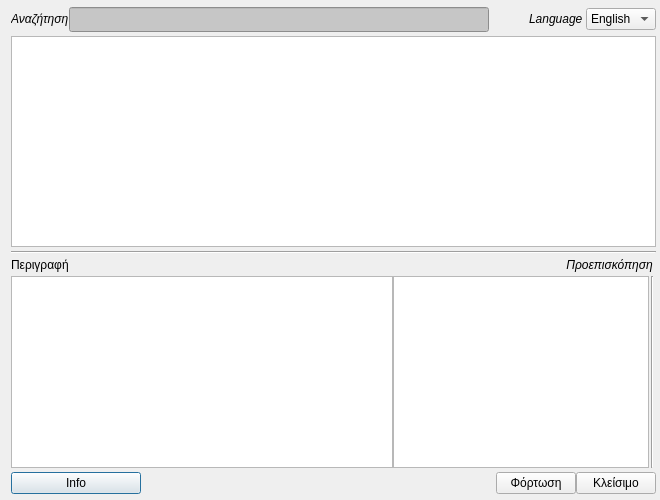
<?xml version="1.0" encoding="UTF-8"?>
<ui version="4.0">
 <class>GreekOpenDataDialogBase</class>
 <widget class="QDialog" name="GreekOpenDataDialogBase">
  <property name="geometry">
   <rect>
    <x>0</x>
    <y>0</y>
    <width>660</width>
    <height>500</height>
   </rect>
  </property>
  <property name="sizePolicy">
   <sizepolicy hsizetype="Fixed" vsizetype="Fixed">
    <horstretch>0</horstretch>
    <verstretch>0</verstretch>
   </sizepolicy>
  </property>
  <property name="minimumSize">
   <size>
    <width>660</width>
    <height>500</height>
   </size>
  </property>
  <property name="maximumSize">
   <size>
    <width>660</width>
    <height>500</height>
   </size>
  </property>
  <property name="windowTitle">
   <string>Greek Open Data</string>
  </property>
  <layout class="QGridLayout" name="gridLayout" rowstretch="0,1,0,0,0,0" columnstretch="1,0,0,0" rowminimumheight="0,0,0,0,0,0" columnminimumwidth="0,0,0,0">
   <property name="sizeConstraint">
    <enum>QLayout::SetDefaultConstraint</enum>
   </property>
   <property name="topMargin">
    <number>7</number>
   </property>
   <property name="rightMargin">
    <number>4</number>
   </property>
   <property name="bottomMargin">
    <number>6</number>
   </property>
   <property name="horizontalSpacing">
    <number>5</number>
   </property>
   <property name="verticalSpacing">
    <number>4</number>
   </property>
   <item row="5" column="0">
    <widget class="QPushButton" name="info_btn">
     <property name="text">
      <string>Info</string>
     </property>
    </widget>
   </item>
   <item row="3" column="0">
    <widget class="QLabel" name="desc_lbl">
     <property name="text">
      <string>&lt;html&gt;&lt;head/&gt;&lt;body&gt;&lt;p&gt;Περιγραφή&lt;/p&gt;&lt;/body&gt;&lt;/html&gt;</string>
     </property>
    </widget>
   </item>
   <item row="5" column="3">
    <layout class="QHBoxLayout" name="horizontalLayout_4">
     <item>
      <widget class="QPushButton" name="load_btn">
       <property name="enabled">
        <bool>true</bool>
       </property>
       <property name="sizePolicy">
        <sizepolicy hsizetype="Expanding" vsizetype="Fixed">
         <horstretch>0</horstretch>
         <verstretch>0</verstretch>
        </sizepolicy>
       </property>
       <property name="text">
        <string>Φόρτωση</string>
       </property>
      </widget>
     </item>
     <item>
      <widget class="QPushButton" name="close_btn">
       <property name="enabled">
        <bool>true</bool>
       </property>
       <property name="sizePolicy">
        <sizepolicy hsizetype="Expanding" vsizetype="Fixed">
         <horstretch>0</horstretch>
         <verstretch>0</verstretch>
        </sizepolicy>
       </property>
       <property name="text">
        <string>Κλείσιμο</string>
       </property>
      </widget>
     </item>
    </layout>
   </item>
   <item row="4" column="0" colspan="4">
    <layout class="QHBoxLayout" name="horizontalLayout_2">
     <item>
      <widget class="QTextEdit" name="textEdit"/>
     </item>
     <item>
      <widget class="QGraphicsView" name="graphicsView">
       <property name="sizePolicy">
        <sizepolicy hsizetype="Expanding" vsizetype="Expanding">
         <horstretch>0</horstretch>
         <verstretch>0</verstretch>
        </sizepolicy>
       </property>
       <property name="minimumSize">
        <size>
         <width>256</width>
         <height>192</height>
        </size>
       </property>
       <property name="maximumSize">
        <size>
         <width>256</width>
         <height>192</height>
        </size>
       </property>
      </widget>
     </item>
     <item>
      <spacer name="horizontalSpacer_5">
       <property name="orientation">
        <enum>Qt::Horizontal</enum>
       </property>
       <property name="sizeType">
        <enum>QSizePolicy::Fixed</enum>
       </property>
       <property name="sizeHint" stdset="0">
        <size>
         <width>2</width>
         <height>2</height>
        </size>
       </property>
      </spacer>
     </item>
     <item>
      <widget class="Line" name="line_2">
       <property name="orientation">
        <enum>Qt::Vertical</enum>
       </property>
      </widget>
     </item>
     <item>
      <spacer name="horizontalSpacer_4">
       <property name="orientation">
        <enum>Qt::Horizontal</enum>
       </property>
       <property name="sizeType">
        <enum>QSizePolicy::Fixed</enum>
       </property>
       <property name="sizeHint" stdset="0">
        <size>
         <width>2</width>
         <height>2</height>
        </size>
       </property>
      </spacer>
     </item>
    </layout>
   </item>
   <item row="1" column="0" colspan="4">
    <layout class="QHBoxLayout" name="horizontalLayout_5">
     <item>
      <widget class="QTableWidget" name="tableWidget">
       <property name="sizePolicy">
        <sizepolicy hsizetype="Expanding" vsizetype="Expanding">
         <horstretch>0</horstretch>
         <verstretch>0</verstretch>
        </sizepolicy>
       </property>
       <property name="minimumSize">
        <size>
         <width>0</width>
         <height>207</height>
        </size>
       </property>
       <property name="sizeIncrement">
        <size>
         <width>3</width>
         <height>5</height>
        </size>
       </property>
       <property name="selectionMode">
        <enum>QAbstractItemView::SingleSelection</enum>
       </property>
       <property name="selectionBehavior">
        <enum>QAbstractItemView::SelectRows</enum>
       </property>
      </widget>
     </item>
    </layout>
   </item>
   <item row="3" column="3">
    <widget class="QLabel" name="preview_lbl">
     <property name="text">
      <string>&lt;!DOCTYPE HTML PUBLIC &quot;-//W3C//DTD HTML 4.0//EN&quot; &quot;http://www.w3.org/TR/REC-html40/strict.dtd&quot;&gt;
&lt;html&gt;&lt;head&gt;&lt;meta name=&quot;qrichtext&quot; content=&quot;1&quot; /&gt;&lt;style type=&quot;text/css&quot;&gt;
p, li { white-space: pre-wrap; }
&lt;/style&gt;&lt;/head&gt;&lt;body style=&quot; font-family:'MS Shell Dlg 2'; font-size:8pt; font-weight:400; font-style:normal;&quot;&gt;
&lt;p align=&quot;right&quot; style=&quot; margin-top:12px; margin-bottom:12px; margin-left:0px; margin-right:0px; -qt-block-indent:0; text-indent:0px;&quot;&gt;&lt;span style=&quot; font-size:9pt; font-style:italic;&quot;&gt;Προεπισκόπηση &lt;/span&gt;&lt;/p&gt;&lt;/body&gt;&lt;/html&gt;</string>
     </property>
    </widget>
   </item>
   <item row="0" column="0" colspan="4">
    <layout class="QHBoxLayout" name="horizontalLayout_3">
     <item>
      <widget class="QLabel" name="search_lbl">
       <property name="font">
        <font>
         <pointsize>9</pointsize>
         <italic>true</italic>
        </font>
       </property>
       <property name="text">
        <string>&lt;html&gt;&lt;head/&gt;&lt;body&gt;&lt;p&gt;&lt;span style=&quot; font-size:9pt; font-style:italic;&quot;&gt;Αναζήτηση&lt;/span&gt;&lt;/p&gt;&lt;/body&gt;&lt;/html&gt;</string>
       </property>
      </widget>
     </item>
     <item>
      <widget class="QLineEdit" name="search_lineEdit">
       <property name="sizePolicy">
        <sizepolicy hsizetype="Expanding" vsizetype="Fixed">
         <horstretch>1</horstretch>
         <verstretch>0</verstretch>
        </sizepolicy>
       </property>
       <property name="font">
        <font>
         <family>MS Serif</family>
        </font>
       </property>
       <property name="styleSheet">
        <string notr="true">background-color: rgb(198, 198, 198);</string>
       </property>
       <property name="text">
        <string/>
       </property>
      </widget>
     </item>
     <item>
      <spacer name="horizontalSpacer_3">
       <property name="orientation">
        <enum>Qt::Horizontal</enum>
       </property>
       <property name="sizeHint" stdset="0">
        <size>
         <width>40</width>
         <height>20</height>
        </size>
       </property>
      </spacer>
     </item>
     <item>
      <widget class="QLabel" name="language_lbl">
       <property name="text">
        <string>&lt;html&gt;&lt;head/&gt;&lt;body&gt;&lt;p&gt;&lt;span style=&quot; font-size:9pt; font-style:italic;&quot;&gt;Language &lt;/span&gt;&lt;/p&gt;&lt;/body&gt;&lt;/html&gt;</string>
       </property>
      </widget>
     </item>
     <item>
      <widget class="QComboBox" name="language_comboBox">
       <property name="sizePolicy">
        <sizepolicy hsizetype="Preferred" vsizetype="Fixed">
         <horstretch>0</horstretch>
         <verstretch>0</verstretch>
        </sizepolicy>
       </property>
       <property name="minimumSize">
        <size>
         <width>55</width>
         <height>0</height>
        </size>
       </property>
       <item>
        <property name="text">
         <string>English</string>
        </property>
       </item>
       <item>
        <property name="text">
         <string>Greek</string>
        </property>
       </item>
      </widget>
     </item>
    </layout>
   </item>
   <item row="5" column="2">
    <spacer name="horizontalSpacer_2">
     <property name="orientation">
      <enum>Qt::Horizontal</enum>
     </property>
     <property name="sizeHint" stdset="0">
      <size>
       <width>40</width>
       <height>20</height>
      </size>
     </property>
    </spacer>
   </item>
   <item row="2" column="0" colspan="4">
    <widget class="Line" name="line">
     <property name="sizePolicy">
      <sizepolicy hsizetype="Expanding" vsizetype="Minimum">
       <horstretch>0</horstretch>
       <verstretch>0</verstretch>
      </sizepolicy>
     </property>
     <property name="orientation">
      <enum>Qt::Horizontal</enum>
     </property>
    </widget>
   </item>
   <item row="5" column="1">
    <spacer name="horizontalSpacer">
     <property name="orientation">
      <enum>Qt::Horizontal</enum>
     </property>
     <property name="sizeHint" stdset="0">
      <size>
       <width>300</width>
       <height>20</height>
      </size>
     </property>
    </spacer>
   </item>
  </layout>
  <zorder>desc_lbl</zorder>
  <zorder></zorder>
  <zorder>horizontalSpacer_2</zorder>
  <zorder>line</zorder>
  <zorder>preview_lbl</zorder>
  <zorder>info_btn</zorder>
  <zorder>horizontalSpacer</zorder>
 </widget>
 <resources/>
 <connections/>
</ui>
